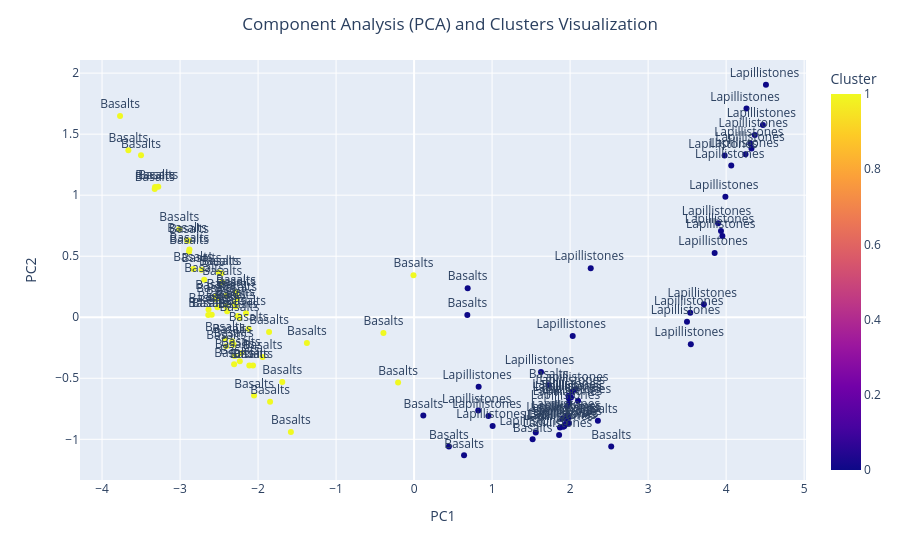

The cell this chart's notebook holds for it:
### Code cell
# Step 6: Visualization with Plotly incorporating facies names.
fig = px.scatter(df_2k, x='PC1', y='PC2', color='Cluster', text='Facies')
fig.update_traces(textposition='top center')  # Place the sample names above the points.
fig.update_layout(title={'text': 'Component Analysis (PCA) and Clusters Visualization', 'x': 0.5}) 
fig.show()

### Figure 1 — Plotly figure (JSON) as saved in the notebook; plotly's stock layout.template omitted (floating-point values rounded to 4 significant figures)
{"data": [{"hovertemplate": "PC1=%{x}<br>PC2=%{y}<br>Facies=%{text}<br>Cluster=%{marker.color}<extra></extra>", "legendgroup": "", "marker": {"color": [1, 1, 1, 1, 1, 1, 1, 1, 1, 1, 1, 1, 1, 1, 1, 1, 1, 1, 1, 0, 0, 0, 0, 0, 1, 1, 1, 0, 1, 1, 1, 1, 1, 1, 1, 1, 1, 1, 0, 0, 1, 0, 0, 0, 0, 0, 0, 0, 0, 0, 0, 0, 0, 0, 0, 0, 0, 0, 0, 0, 0, 0, 0, 0, 0, 0, 0, 0, 0, 0, 0, 0, 0, 0, 0, 0, 0, 0, 0, 0, 0, 0, 0, 0, 0, 0, 1, 1, 1, 1, 1, 1, 1, 1, 1, 1, 1, 1, 1, 1, 1, 1, 1, 1, 1, 1, 1, 1], "coloraxis": "coloraxis", "symbol": "circle"}, "mode": "markers+text", "name": "", "orientation": "v", "showlegend": false, "text": ["Basalts", "Basalts", "Basalts", "Basalts", "Basalts", "Basalts", "Basalts", "Basalts", "Basalts", "Basalts", "Basalts", "Basalts", "Basalts", "Basalts", "Basalts", "Basalts", "Basalts", "Basalts", "Basalts", "Basalts", "Basalts", "Basalts", "Basalts", "Basalts", "Basalts", "Basalts", "Basalts", "Basalts", "Basalts", "Basalts", "Basalts", "Basalts", "Basalts", "Basalts", "Basalts", "Basalts", "Basalts", "Basalts", "Basalts", "Basalts", "Basalts", "Basalts", "Lapillistones ", "Lapillistones ", "Lapillistones ", "Lapillistones ", "Lapillistones ", "Lapillistones ", "Lapillistones ", "Lapillistones ", "Lapillistones ", "Lapillistones ", "Lapillistones ", "Lapillistones ", "Lapillistones ", "Lapillistones ", "Lapillistones ", "Lapillistones ", "Lapillistones ", "Lapillistones ", "Lapillistones ", "Lapillistones ", "Lapillistones ", "Lapillistones ", "Lapillistones ", "Lapillistones ", "Lapillistones ", "Lapillistones ", "Lapillistones ", "Lapillistones ", "Lapillistones ", "Lapillistones ", "Lapillistones ", "Lapillistones ", "Lapillistones ", "Lapillistones ", "Lapillistones ", "Lapillistones ", "Lapillistones ", "Lapillistones ", "Lapillistones ", "Lapillistones ", "Lapillistones ", "Lapillistones ", "Lapillistones ", "Lapillistones ", "Basalts", "Basalts", "Basalts", "Basalts", "Basalts", "Basalts", "Basalts", "Basalts", "Basalts", "Basalts", "Basalts", "Basalts", "Basalts", "Basalts", "Basalts", "Basalts", "Basalts", "Basalts", "Basalts", "Basalts", "Basalts", "Basalts"], "textposition": "top center", "type": "scatter", "x": [-2.459, -1.859, -1.374, -2.503, -2.289, -2.155, -2.269, -2.121, -2.238, -2.285, -2.88, -2.469, -2.885, -2.283, -2.885, -2.549, -2.725, -2.91, -3.011, 0.6405, 0.4461, 1.519, 0.1181, 2.356, -0.2051, -0.3929, -2.413, 2.527, -2.406, -1.943, -2.261, -2.303, -3.32, -3.663, -3.325, -3.769, -3.5, -3.279, 0.6827, 0.6869, -0.007706, 1.724, 1.007, 1.559, 0.9531, 0.8223, 1.627, 0.8277, 2.034, 2.264, 4.311, 3.952, 4.066, 4.325, 3.548, 3.934, 4.261, 3.898, 3.54, 3.853, 4.248, 4.472, 3.981, 4.368, 4.511, 3.991, 3.499, 3.715, 1.859, 1.94, 1.984, 2.068, 1.96, 1.911, 1.87, 2.023, 1.979, 1.925, 1.988, 2.012, 2.101, 1.975, 1.957, 1.985, 1.901, 1.961, -1.846, -2.41, -1.579, -2.065, -2.635, -2.639, -2.307, -2.301, -2.424, -2.333, -1.69, -2.112, -2.397, -2.832, -2.69, -2.536, -2.051, -2.521, -2.594, -2.312, -2.234, -2.22], "xaxis": "x", "y": [0.2864, -0.121, -0.211, 0.3669, 0.08758, 0.03326, 0.152, -0.095, -0.008477, 0.1912, 0.5542, 0.361, 0.6274, 0.2049, 0.5362, 0.1675, 0.3891, 0.6311, 0.7219, -1.131, -1.059, -0.9996, -0.8056, -0.8476, -0.5348, -0.1282, 0.09132, -1.059, 0.1754, -0.3259, 0.009565, 0.1128, 1.067, 1.368, 1.051, 1.648, 1.326, 1.069, 0.01794, 0.2377, 0.3444, -0.5572, -0.8907, -0.9438, -0.8099, -0.7629, -0.449, -0.5693, -0.1541, 0.4021, 1.424, 0.6658, 1.243, 1.381, -0.2208, 0.7065, 1.71, 0.7702, 0.0369, 0.5262, 1.334, 1.576, 1.324, 1.493, 1.905, 0.9874, -0.03598, 0.106, -0.9636, -0.8788, -0.6648, -0.5893, -0.7318, -0.8975, -0.9032, -0.6101, -0.6431, -0.8924, -0.7043, -0.6581, -0.685, -0.8228, -0.8411, -0.8656, -0.832, -0.8056, -0.6915, -0.2378, -0.9391, -0.396, 0.06308, 0.01875, -0.385, -0.3178, -0.1792, -0.1956, -0.5314, -0.395, 0.04883, 0.3944, 0.3076, 0.1466, -0.6419, 0.08151, 0.02125, -0.226, -0.3613, -0.2958], "yaxis": "y"}], "layout": {"autosize": true, "coloraxis": {"colorbar": {"title": {"text": "Cluster"}}, "colorscale": [[0, "#0d0887"], [0.1111, "#46039f"], [0.2222, "#7201a8"], [0.3333, "#9c179e"], [0.4444, "#bd3786"], [0.5556, "#d8576b"], [0.6667, "#ed7953"], [0.7778, "#fb9f3a"], [0.8889, "#fdca26"], [1, "#f0f921"]]}, "legend": {"tracegroupgap": 0}, "margin": {"t": 60}, "title": {"text": "Component Analysis (PCA) and Clusters Visualization", "x": 0.5}, "xaxis": {"anchor": "y", "autorange": true, "domain": [0, 1], "range": [-4.271, 5.013], "title": {"text": "PC1"}, "type": "linear"}, "yaxis": {"anchor": "x", "autorange": true, "domain": [0, 1], "range": [-1.366, 2.14], "title": {"text": "PC2"}, "type": "linear"}}}
